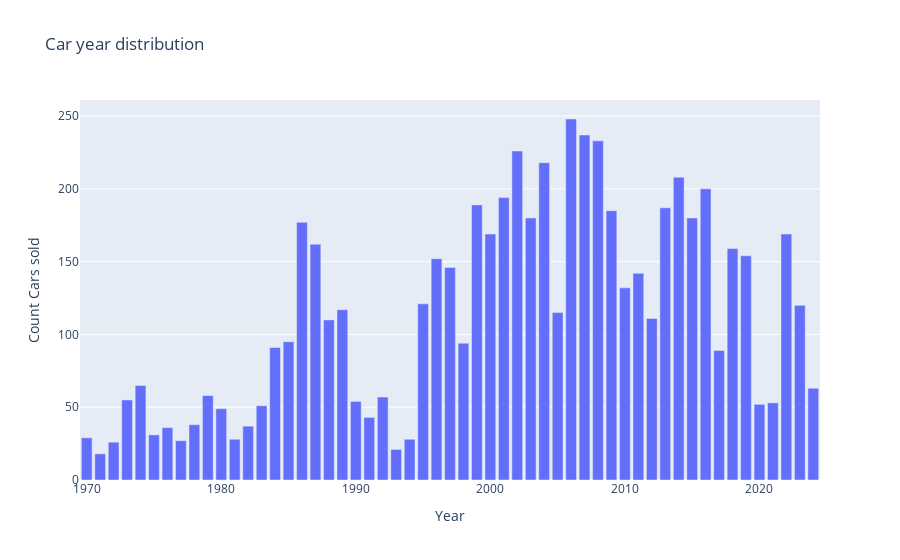

Notebook cell for this chart:
### Code cell
#distribution of number of cars over the years
dic = {1970+i : sum(df['year']==1970+i) for i in range(55)}
x_dic = [1970 + i for i in range(55)]
y_dic = [dic[1970 + i] for i in range(55)]

# Plot
fig = go.Figure([go.Bar(x=x_dic, y=y_dic)])

fig.update_layout(title="Car year distribution",
                  xaxis_title="Year",
                  yaxis_title="Count Cars sold")


fig.show()

### Figure 1 — Plotly figure (JSON) as saved in the notebook; plotly's stock layout.template omitted (floating-point values rounded to 4 significant figures)
{"data": [{"type": "bar", "x": [1970, 1971, 1972, 1973, 1974, 1975, 1976, 1977, 1978, 1979, 1980, 1981, 1982, 1983, 1984, 1985, 1986, 1987, 1988, 1989, 1990, 1991, 1992, 1993, 1994, 1995, 1996, 1997, 1998, 1999, 2000, 2001, 2002, 2003, 2004, 2005, 2006, 2007, 2008, 2009, 2010, 2011, 2012, 2013, 2014, 2015, 2016, 2017, 2018, 2019, 2020, 2021, 2022, 2023, 2024], "y": [29, 18, 26, 55, 65, 31, 36, 27, 38, 58, 49, 28, 37, 51, 91, 95, 177, 162, 110, 117, 54, 43, 57, 21, 28, 121, 152, 146, 94, 189, 169, 194, 226, 180, 218, 115, 248, 237, 233, 185, 132, 142, 111, 187, 208, 180, 200, 89, 159, 154, 52, 53, 169, 120, 63]}], "layout": {"title": {"text": "Car year distribution"}, "xaxis": {"title": {"text": "Year"}}, "yaxis": {"title": {"text": "Count Cars sold"}}}}
